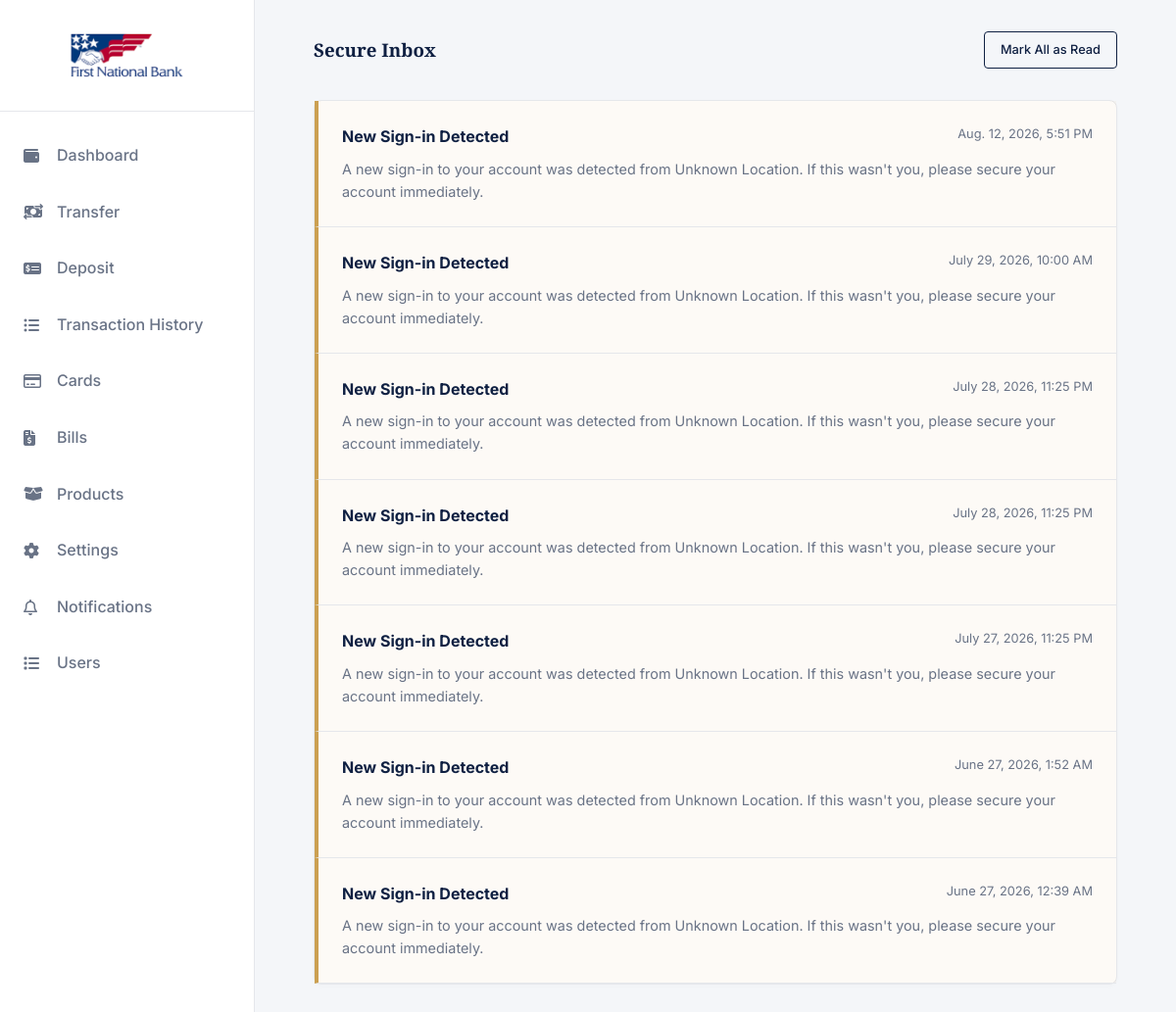
Screenshot of /notifications/ (signed in) with the database file from the repository.
### app/models.py (models this page shows, shortened)
class Notification(models.Model):
    class NotificationType(models.TextChoices):
        TRANSACTION = "TRANSACTION", "Transaction alert"
        SECURITY    = "SECURITY",    "Security alert"
        SYSTEM      = "SYSTEM",      "System message"
        PROMOTION   = "PROMOTION",   "Promotion"
    id                = models.UUIDField(primary_key=True, default=uuid.uuid4, editable=False)
    user              = models.ForeignKey(User, on_delete=models.CASCADE, related_name="notifications")
    transaction       = models.ForeignKey(
        Transaction,
        null=True, blank=True,
        on_delete=models.SET_NULL,
        related_name="notifications",
    )
    notification_type = models.CharField(max_length=20, choices=NotificationType.choices)
    title             = models.CharField(max_length=255)
    message           = models.TextField()
    is_read           = models.BooleanField(default=False)
    created_at        = models.DateTimeField(auto_now_add=True, db_index=True)
    class Meta:
        db_table = "notifications"
        ordering = ["-created_at"]

### app/views.py (the view)
# urls.py: path('notifications/', notificationList, name='notifications'),
@login_required(login_url='accounts:login')
def notificationList(request):
    if 'read' in request.GET:
        Notification.objects.filter(user=request.user, is_read=False).update(is_read=True)  # 👈 update first, no slice
    notifs = Notification.objects.filter(user=request.user)[:20]
    context = {
        'notifs': notifs
    }
    return render(request, 'User/notifications.html', context)

### templates/User/notifications.html (shortened to what this page needs)
{% extends 'base.html' %}
{% load static %}
{% load humanize %}
{% block content %}
        <main class="main-content">
            <div class="top-bar">
                <h3>Secure Inbox</h3>
                <a href="?read=true" class="btn btn-outline" style="padding: 0.5rem 1rem; font-size: 0.8rem;">Mark All as Read</a>
            </div>
            <div class="card" style="padding: 0;">
                <ul style="list-style: none;">
                {% for notif in notifs %}
                    {% if not notif.is_read %}
                    <li style="padding: 1.5rem; border-bottom: 1px solid var(--border-color);
                        background-color: {% if notif.is_read %}transparent{% else %}rgba(203, 160, 82, 0.05){% endif %};
                        border-left: 4px solid var(--brand-accent);">
                        <div style="display: flex; justify-content: space-between; margin-bottom: 0.5rem;">
                            <strong style="color: var(--brand-primary);">{{ notif.title }}</strong>
                            <span style="font-size: 0.8rem; color: var(--text-secondary);">
                                {{ notif.created_at|date:"N j, Y" }}, {{ notif.created_at|time:"g:i A" }}
                            </span>
                        </div>
                        <p style="font-size: 0.9rem; color: var(--text-secondary);">{{ notif.message }}</p>
                    </li>
                    {% endif %}
                {% empty %}
                <li style="padding: 1.5rem; color: var(--text-secondary);">No notifications yet.</li>
                {% endfor %}
                </ul>
            </div>
        </main>
{% endblock %}

### static/css/styles.css (style rules this page uses)
:root { --bg-color: #f4f6f9; --surface-color: #ffffff; --text-primary: #1a1f36; --text-secondary: #697386; --brand-primary: #0f2042; --brand-accent: #cba052; --border-color: #e5e7eb; --success: #059669; --danger: #dc2626; --warning: #d97706; --font-heading: 'Playfair Display', serif; --font-body: 'Inter', sans-serif; --sidebar-width: 260px; --transition: all 0.3s ease; }
* { margin: 0; padding: 0; box-sizing: border-box; }
body { font-family: var(--font-body); background-color: var(--bg-color); color: var(--text-primary); line-height: 1.6; transition: background-color var(--transition), color var(--transition); }
h1, h2, h3, h4, .brand-logo { font-family: var(--font-heading); color: var(--brand-primary); }
a { text-decoration: none; color: var(--brand-primary); }
ul { list-style: none; }
.btn { display: inline-block; padding: 0.75rem 1.5rem; border-radius: 4px; font-weight: 500; cursor: pointer; text-align: center; border: none; transition: var(--transition); }
.btn-outline { border: 1px solid var(--brand-primary); color: var(--brand-primary); background: transparent; }
.card { background-color: var(--surface-color); border: 1px solid var(--border-color); border-radius: 8px; padding: 1.5rem; box-shadow: 0 2px 4px rgba(0,0,0,0.02); }
.main-content { flex: 1; padding: 2rem 5%; overflow-y: auto; }
.top-bar { display: flex; justify-content: space-between; align-items: center; margin-bottom: 2rem; }

### rows the page displays
Notification: title "New Sign-in Detected", created_at "Aug. 12, 2026", created_at "5:51 PM", message "A new sign-in to your account was detected from Unknown Location. If this wasn't you, please secure your account immediately."
Notification: title "New Sign-in Detected", created_at "July 29, 2026", created_at "10:00 AM", message "A new sign-in to your account was detected from Unknown Location. If this wasn't you, please secure your account immediately."
Notification: title "New Sign-in Detected", created_at "July 28, 2026", created_at "11:25 PM", message "A new sign-in to your account was detected from Unknown Location. If this wasn't you, please secure your account immediately."
Notification: title "New Sign-in Detected", created_at "July 28, 2026", created_at "11:25 PM", message "A new sign-in to your account was detected from Unknown Location. If this wasn't you, please secure your account immediately."
Notification: title "New Sign-in Detected", created_at "July 27, 2026", created_at "11:25 PM", message "A new sign-in to your account was detected from Unknown Location. If this wasn't you, please secure your account immediately."
Notification: title "New Sign-in Detected", created_at "June 27, 2026", created_at "1:52 AM", message "A new sign-in to your account was detected from Unknown Location. If this wasn't you, please secure your account immediately."
Notification: title "New Sign-in Detected", created_at "June 27, 2026", created_at "12:39 AM", message "A new sign-in to your account was detected from Unknown Location. If this wasn't you, please secure your account immediately."
